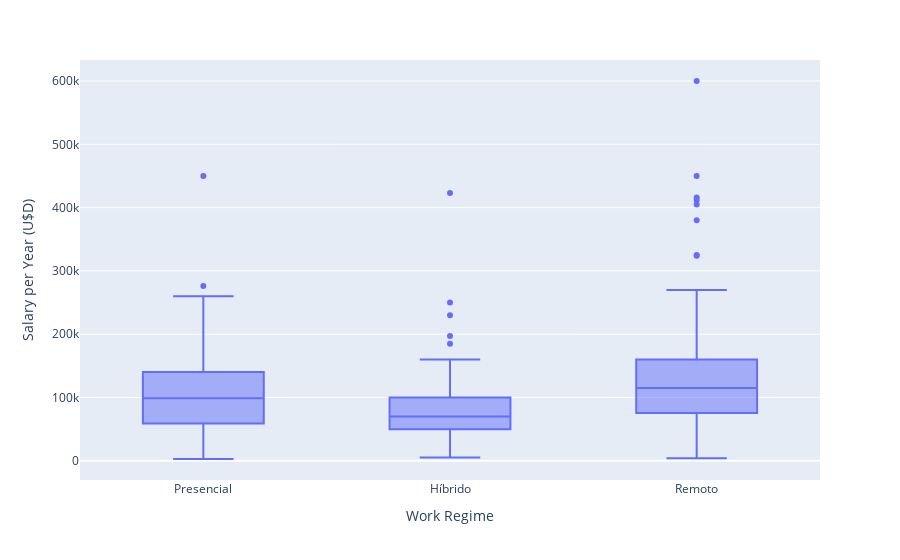

Source (notebook cell):
### Code cell
fig3 = px.box(df3, y='salary_in_usd', x='remote_ratio', labels={"salary_in_usd": "Salary per Year (U$D)", "remote_ratio": "Work Regime"})
fig3.show()

### Figure 1 — Plotly figure (JSON) as saved in the notebook; plotly's stock layout.template omitted (floating-point values rounded to 4 significant figures; data arrays with more than 128 entries replaced by an {"elided": "..."} marker saying what was removed)
{"data": [{"alignmentgroup": "True", "hovertemplate": "Work Regime=%{x}<br>Salary per Year (U$D)=%{y}<extra></extra>", "legendgroup": "", "marker": {"color": "#636efa"}, "name": "", "notched": false, "offsetgroup": "", "orientation": "v", "showlegend": false, "type": "box", "x": {"elided": "607 str values"}, "x0": " ", "xaxis": "x", "y": {"elided": "607 int values"}, "y0": " ", "yaxis": "y"}], "layout": {"boxmode": "group", "legend": {"tracegroupgap": 0}, "margin": {"t": 60}, "xaxis": {"anchor": "y", "domain": [0, 1], "title": {"text": "Work Regime"}}, "yaxis": {"anchor": "x", "domain": [0, 1], "title": {"text": "Salary per Year (U$D)"}}}}
